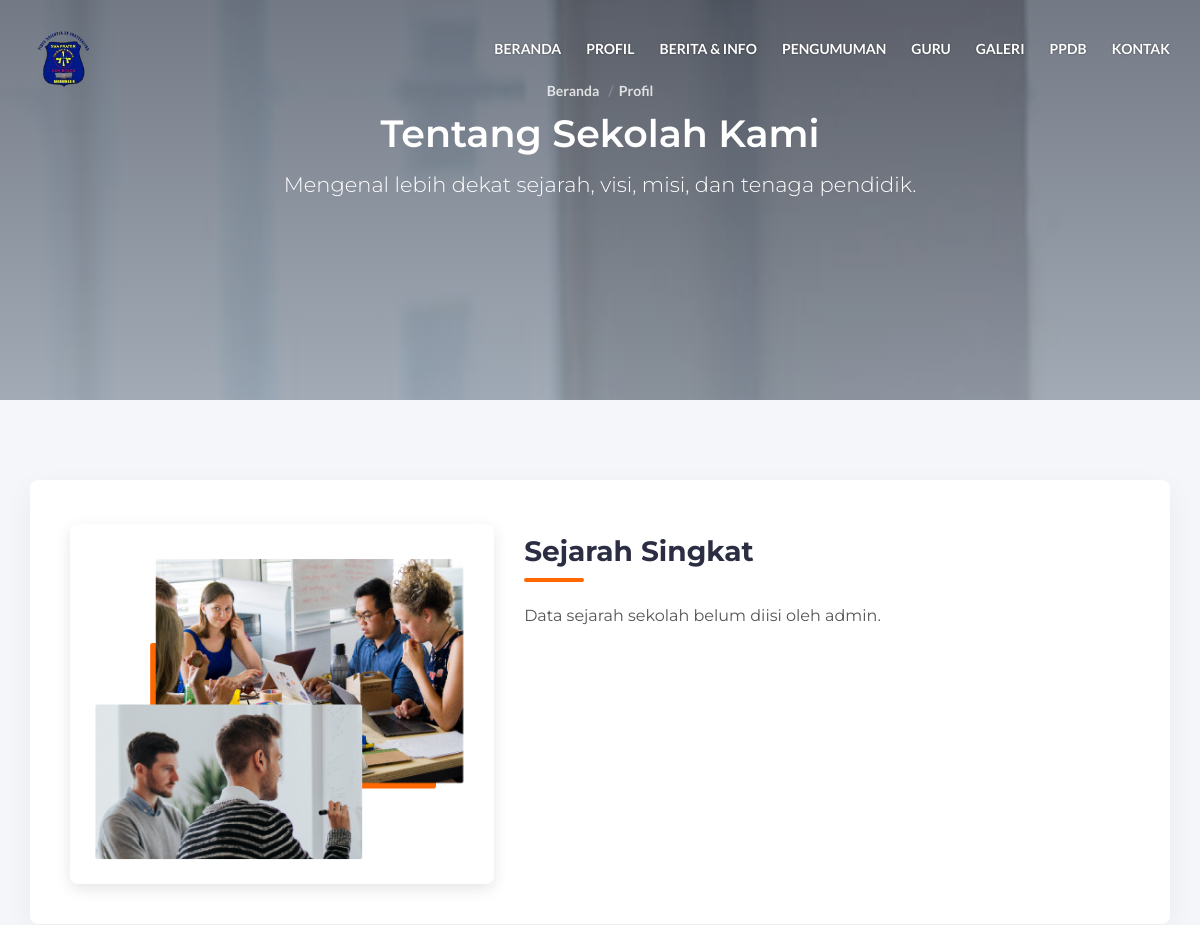
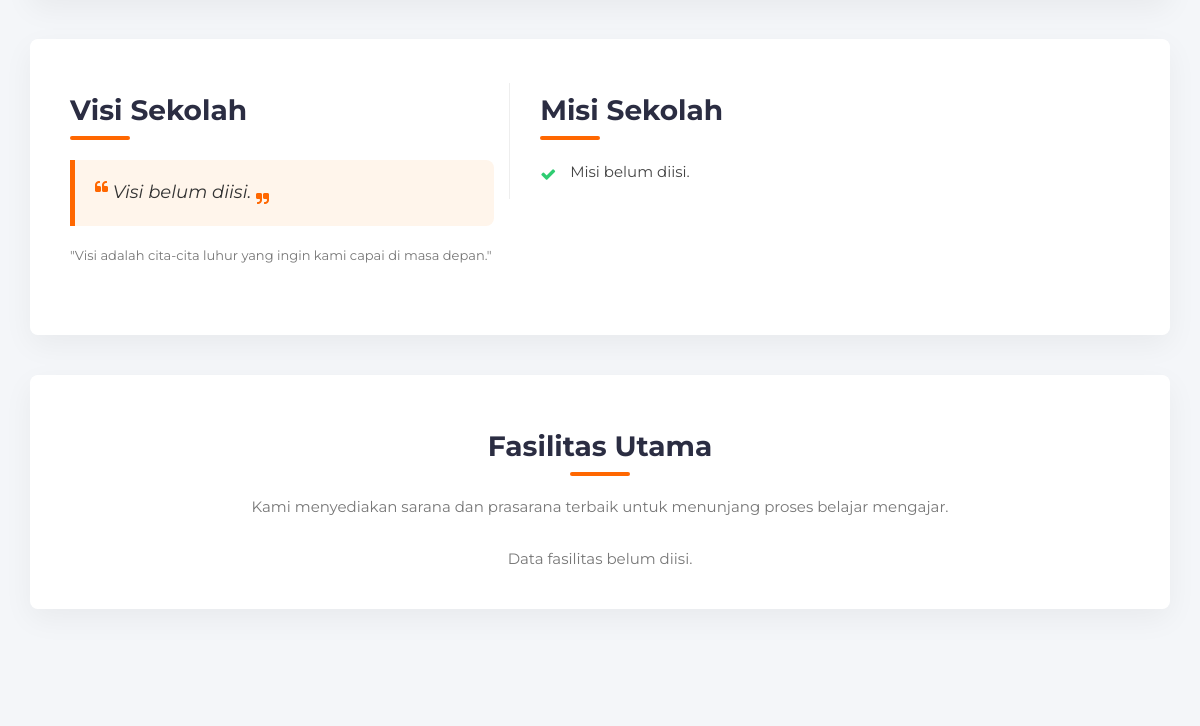
The page /profil.php (upper part) on the database as committed earlier (2 pictures, top to bottom).
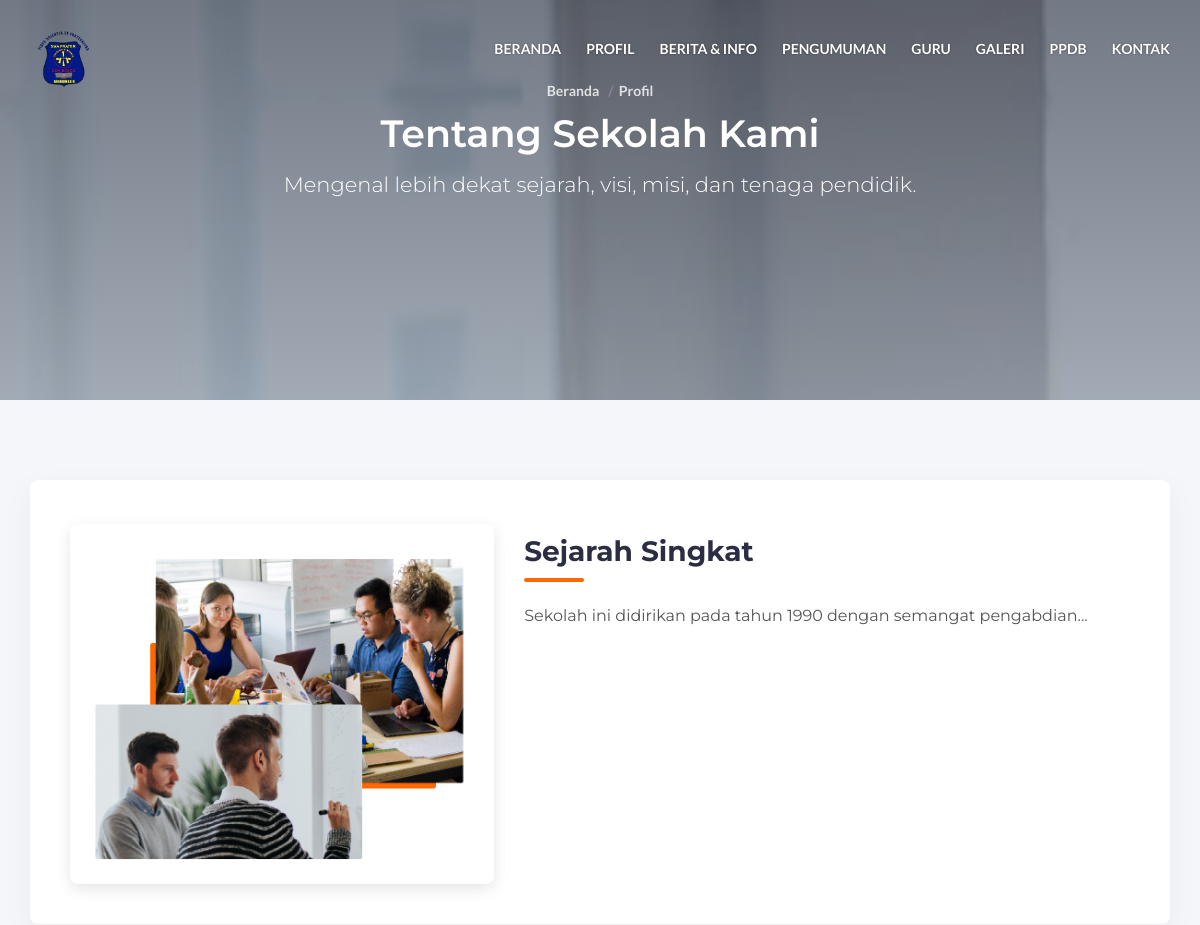
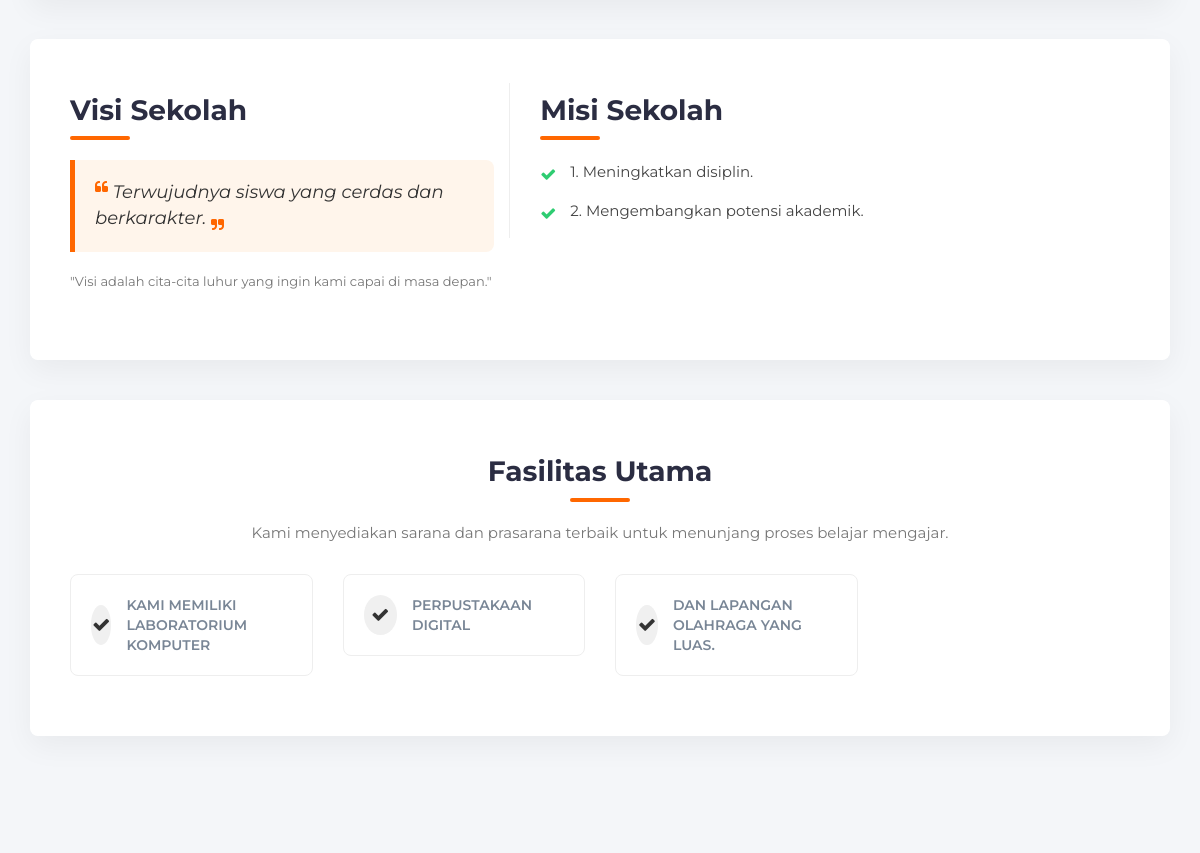
The same page on the database as committed later (2 pictures, top to bottom).
### tables this page shows
CREATE TABLE `identitas_sekolah` (
  `id_identitas` int NOT NULL,
  `sejarah` text,
  `visi` text,
  `misi` text,
  `fasilitas` text,
  `file_poster` varchar(255) DEFAULT NULL
);

### controllers/ProfilController.php (called while the page is built, shortened)
<?php
require_once __DIR__ . '/../models/IdentitasModel.php';
class ProfilController {
    public function index() {
        $identitasModel = new IdentitasModel();
        $profil = $identitasModel->getIdentitas();
        require_once 'views/template/header.php';
        require_once 'views/profil.php';
        require_once 'views/template/footer.php';
    }
}
?>

### profil.php (called while the page is built, shortened)
<?php
require_once 'controllers/ProfilController.php';
$controller = new ProfilController();
$controller->index();
?>

### models/IdentitasModel.php (called while the page is built, shortened)
<?php
require_once 'Database.php';
class IdentitasModel extends Database {
    public function getIdentitas() {
        $sql = "SELECT * FROM identitas_sekolah WHERE id_identitas = 1";
        $query = $this->query($sql);
        return mysqli_fetch_assoc($query);
    }
}
?>

### models/Database.php (called while the page is built, shortened)
<?php
require_once __DIR__ . '/../Koneksi Database/koneksi.php';
class Database {
    protected $koneksi;
    public function __construct() {
        global $koneksi;
        $this->koneksi = $koneksi;
    }
    public function query($sql) {
        return mysqli_query($this->koneksi, $sql);
    }
}
?>

### views/profil.php (the view, shortened to what this page needs)
<div class="hero-area section" style="height: 50vh; min-height: 400px;">
    <div class="bg-image bg-parallax overlay" style="background-image:url(./img/page-background.jpg)"></div>
    <div class="container">
        <div class="row">
            <div class="col-md-10 col-md-offset-1 text-center">
                <ul class="hero-area-tree">
                    <li><a href="index.php">Beranda</a></li>
                    <li>Profil</li>
                </ul>
                <h1 class="white-text">Tentang Sekolah Kami</h1>
                <p class="white-text lead" style="font-weight: 300;">Mengenal lebih dekat sejarah, visi, misi, dan tenaga pendidik.</p>
            </div>
        </div>
    </div>
</div>
<div id="about-school">
    <div class="container">
        <div class="profile-card">
            <div class="row">
                <div class="col-md-5">
                    <div style="border-radius: 8px; overflow: hidden; box-shadow: 0 5px 15px rgba(0,0,0,0.1);">
                        <img src="./img/about.png" alt="Gedung Sekolah" style="width: 100%; display: block;">
                    </div>
                </div>
                <div class="col-md-7">
                    <h2 class="profile-section-title">Sejarah Singkat</h2>
                    <div class="history-text">
                        <?php
                            echo nl2br(htmlspecialchars($profil['sejarah'] ?? 'Data sejarah sekolah belum diisi oleh admin.'));
                        ?>
                    </div>
                </div>
            </div>
        </div>
        <div class="row">
            <div class="col-md-12">
                <div class="profile-card">
                    <div class="row">
                        <div class="col-md-5">
                            <h2 class="profile-section-title">Visi Sekolah</h2>
                            <div class="visi-box">
                                <i class="fa fa-quote-left" style="font-size: 14px; color: #FF6700; vertical-align: top;"></i>
                                <?php echo nl2br(htmlspecialchars($profil['visi'] ?? 'Visi belum diisi.')); ?>
                                <i class="fa fa-quote-right" style="font-size: 14px; color: #FF6700; vertical-align: bottom;"></i>
                            </div>
                            <p class="text-muted" style="font-size: 13px; margin-bottom: 30px;">"Visi adalah cita-cita luhur yang ingin kami capai di masa depan."</p>
                        </div>
                        <div class="col-md-7" style="border-left: 1px solid #eee; padding-left: 30px;">
                            <h2 class="profile-section-title">Misi Sekolah</h2>
                            <ul class="misi-list">
                                <?php
                                if (!empty($profil['misi'])) {
                                    $misi_array = explode("\n", $profil['misi']);
                                    foreach ($misi_array as $m) {
                                        if (trim($m) != "") {
                                            echo '<li>' . htmlspecialchars(trim($m)) . '</li>';
                                        }
                                    }
                                } else {
                                    echo '<li>Misi belum diisi.</li>';
                                }
                                ?>
                            </ul>
                        </div>
                    </div>
                </div>
            </div>
        </div>
        <div class="row">
            <div class="col-md-12">
                <div class="profile-card">
                    <div class="text-center">
                        <h2 class="profile-section-title">Fasilitas Utama</h2>
                        <p class="text-muted" style="margin-bottom: 30px;">Kami menyediakan sarana dan prasarana terbaik untuk menunjang proses belajar mengajar.</p>
                    </div>
                    <div class="row">
                        <?php
                        if (!empty($profil['fasilitas'])) {
                            if (strpos($profil['fasilitas'], ',') !== false) {
                                $fasilitas_array = explode(",", $profil['fasilitas']);
                            } else {
                                $fasilitas_array = explode("\n", $profil['fasilitas']);
                            }
                            foreach ($fasilitas_array as $f) {
                                if (trim($f) != "") {
                        ?>
                                <div class="col-md-3 col-sm-6">
                                    <div class="facility-item">
                                        <div class="facility-icon"><i class="fa fa-check"></i></div>
                                        <div class="facility-name"><?php echo htmlspecialchars(trim($f)); ?></div>
                                    </div>
                                </div>
                        <?php
                                }
                            }
                        } else {
                            echo '<div class="col-md-12 text-center text-muted">Data fasilitas belum diisi.</div>';
                        }
                        ?>
                    </div>
                </div>
            </div>
        </div>
    </div>
</div>

### views/template/header.php (shortened to what this page needs)
<?php
$current_page = basename($_SERVER['PHP_SELF']);
?>
<!DOCTYPE html>
<html lang="id">
<head>
    <link type="text/css" rel="stylesheet" href="css/bootstrap.min.css" />
    <link rel="stylesheet" href="css/font-awesome.min.css">
    <link type="text/css" rel="stylesheet" href="css/style.css" />
</head>
<body>
    <header id="header" class="transparent-nav">
        <div class="container">
            <div class="navbar-header">
                <div class="navbar-brand">
                    <a class="logo" href="index.php">
                        <img src="./img/logo2.png" alt="Logo SMA Frater Don Bosco Banjarmasin">
                    </a>
                </div>
            </div>
            <nav id="nav">
                <ul class="main-menu">
                    <li class="<?php echo ($current_page == 'index.php') ? 'active' : ''; ?>">
                        <a href="index.php">Beranda</a>
                    </li>
                    <li class="<?php echo ($current_page == 'profil.php') ? 'active' : ''; ?>">
                        <a href="profil.php">Profil</a>
                    </li>
                    <li class="<?php echo ($current_page == 'berita.php') ? 'active' : ''; ?>">
                        <a href="berita.php">Berita & Info</a>
                    </li>
                    <li class="<?php echo ($current_page == 'pengumuman.php') ? 'active' : ''; ?>">
                        <a href="pengumuman.php">Pengumuman</a>
                    </li>
                    <li class="<?php echo ($current_page == 'guru.php') ? 'active' : ''; ?>">
                        <a href="guru.php">Guru</a>
                    </li>
                    <li class="<?php echo ($current_page == 'galeri.php') ? 'active' : ''; ?>">
                        <a href="galeri.php">Galeri</a>
                    </li>
                    <li class="<?php echo ($current_page == 'ppdb.php') ? 'active' : ''; ?>">
                        <a href="ppdb.php">PPDB</a>
                    </li>
                    <li class="<?php echo ($current_page == 'contact.php') ? 'active' : ''; ?>">
                        <a href="contact.php">Kontak</a>
                    </li>
                </ul>
            </nav>
        </div>
    </header>
</body>
</html>

### views/template/footer.php (shortened to what this page needs)
</body>
</html>

### css/style.css (style rules this page uses)
body { font-family: 'Montserrat', sans-serif; font-size: 15px; font-weight: 400; color: #798696; overflow-x:hidden; }
h1,h2,h3,h4,h5,h6 { margin-top: 12px; margin-bottom: 15px; font-weight: 600; color: #374050; }
h1 { font-size:38px; }
h2 { font-size:30px; }
a { font-family: 'Lato', sans-serif; color: #374050; font-weight: 700; }
ul,ol { margin: 0; padding: 0; list-style: none }
.white-text { color: #FFF; }
.section { position:relative; padding-top:80px; padding-bottom:80px; }
.bg-image { position:absolute; left:0; right:0; top:0; bottom:0; background-position:center; background-size:cover; }
.bg-image.bg-parallax { background-attachment:fixed; }
.bg-image.overlay:after { content:""; position:absolute; left:0; right:0; top:0; bottom:0; background-image: -webkit-gradient(linear, left top, left bottom, from(#374050), to(#798696)); background-image: linear-gradient(to bottom, #374050 0%, #798696 100%); opacity: 0.7; }
.navbar-brand { padding: 0; }
.navbar-brand .logo { margin-top: 10px; display: inline-block; }
.navbar-brand .logo > img { max-height:30px; }
#header { position:relative; left:0; right:0; top:0; z-index:99; border-bottom:1px solid rgba(235, 235, 235, 0.25); background-color:#FFF; -webkit-transition:0.2s all; transition:0.2s all; }
#header.transparent-nav { position:absolute; background-color: transparent; }
#header.transparent-nav .main-menu li a { color:#FFF; }
.main-menu li a { text-transform:uppercase; -webkit-transition:0.2s all; transition:0.2s all; }
.main-menu li a:after { content:""; display:block; height:2px; background-color:#FF6700; width:100%; -webkit-transform: translateY(5px); -ms-transform: translateY(5px); transform: translateY(5px); opacity:0; -webkit-transition:0.2s all; transition:0.2s all; }
.hero-area { position:relative; padding-top: 80px; padding-bottom: 80px; }
.hero-area-tree li { display:inline-block; font-family: 'Lato', sans-serif; font-weight:600; font-size:14px; color:rgba(255, 255, 255, 0.8); }
.hero-area-tree li > a { color:rgba(255, 255, 255, 0.8); }
.hero-area-tree li + li:before { content: "/"; display: inline-block; margin: 0px 5px; color: rgba(235, 235, 235, 0.25); }

### views/template/header.php (style rules this page uses)
#header { position: fixed !important; top: 0; left: 0; width: 100%; z-index: 99999; transition: all 0.3s ease-in-out; padding-top: 15px; padding-bottom: 15px; background-color: transparent; border-bottom: none; }
.navbar-brand .logo > img { max-height: 70px; height: auto; width: auto; transition: all 0.3s ease; }
#nav { display: flex; justify-content: flex-end; align-items: center; height: 70px; }
.navbar-header { float: left; }
#nav .main-menu { float: none !important; margin: 0; display: flex; }
#nav .main-menu li { margin-left: 25px; display: block; }
#nav .main-menu li a { color: #ffffff !important; font-weight: 700; font-size: 14px; transition: color 0.3s ease; text-shadow: 0px 0px 2px rgba(0,0,0,0.5); text-decoration: none; padding: 5px 0; }

Rows that differ between the two databases and show on the page:
added identitas_sekolah: sejarah "Sekolah ini didirikan pada tahun 1990 dengan semangat pengabdian...", visi "Terwujudnya siswa yang cerdas dan berkarakter.", misi "1. Meningkatkan disiplin.", misi "2. Mengembangkan potensi akademik.", fasilitas "KAMI MEMILIKI LABORATORIUM KOMPUTER", fasilitas "PERPUSTAKAAN DIGITAL", fasilitas "DAN LAPANGAN OLAHRAGA YANG LUAS."
Other text that changed with them:
$profil['sejarah']: "Data sejarah sekolah belum diisi oleh admin." → (not shown)
$profil['visi']: "Visi belum diisi." → (not shown)
text no longer shown: "Misi belum diisi. Data fasilitas belum diisi."
